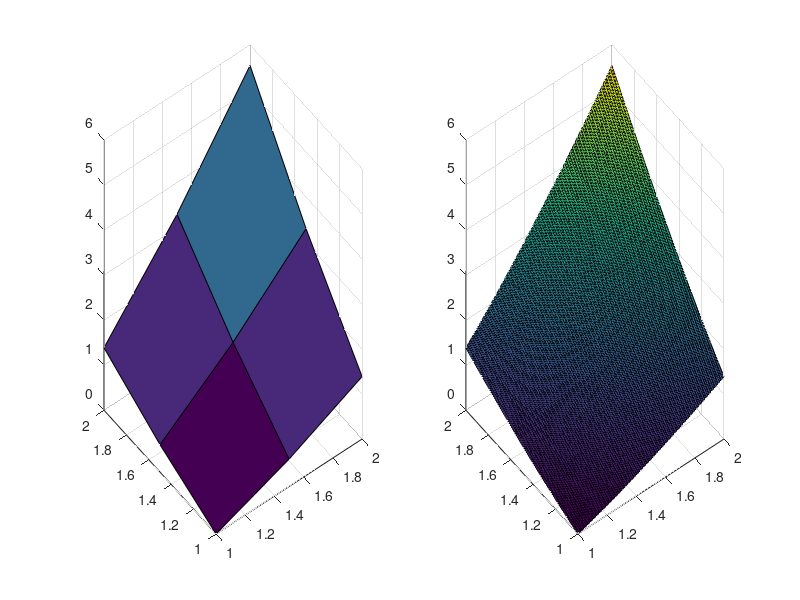

Reproduce this figure in MATLAB.
clear, clc;
% zad 3
nx = 1;
ny = 1;
xa = 1;
xb = 2;
ya = 1;
yb = 2;
h = (xb-xa)/(nx+1);
k = (yb-ya)/(ny+1);
xM = linspace(xa + h, xb - h, nx);
yM  = linspace(ya+k, yb-k, ny);  

f = @(x, y) x ./ y + y ./ x;
g = @(x, y) x .* y .* log(x .* y);
uxa = @(x) x .* log(x); %u1
uxb = @(x) x .* log(4 * x .^ 2); %u3
uya = @(y) y .* log(y); %u4
uyb = @(y) 2 * y .* log(2 * y); %u2

T = -4* eye(nx) + diag(diag(eye(nx-1)),-1) + diag(diag(eye(nx-1)),1);
I = eye(nx);
B = kron(eye(ny), T);
C = kron(diag(diag(eye(ny-1)),-1), I);
D = kron(diag(diag(eye(ny-1)),1), I);
A = B + C + D;

[X1 Y1] = meshgrid(xM,yM);
F = f(X1, Y1)' .* ones(nx, ny);
F = h^2 .* F;
F(:, 1) = F(:, 1) - uxa(xM)';
F(:, ny) = F(:, ny) - uxb(xM)';
F(1, :) = F(1, :) - uya(yM);
F(nx, :) = F(nx, :) - uyb(yM);
F = reshape(F,  nx*ny, 1);
U = linsolve(A,F);

U = reshape(U,  nx, ny)';
[X,Y] = meshgrid(xa:h:xb, ya:k:yb);
U = [uya(yM)' .* diag(eye(ny)), U, uyb(yM)' .* diag(eye(ny))];
XM = [xa xM xb];
U = [uxa(XM)' .* diag(eye(nx+2)), U', uxb(XM)' .* diag(eye(nx+2))]';

[X2,Y2] = meshgrid(linspace(xa,xb,100), linspace(ya,yb,100));
G = g(X2,Y2);

Error = max(max(abs(g(X,Y)-U)))
subplot(1,2,1)
surf(X,Y,U)
subplot(1,2,2)
surf(X2,Y2,G)
